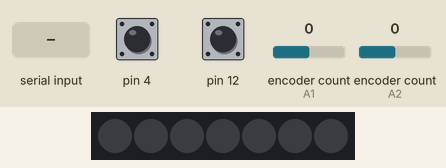
Simulated run of this sketch. Board: Arduino Uno, built with avr-gcc and run on an emulated ATmega328P. Shown: 7 RGB LEDs in strip order, left to right. Inputs (shaded band) come from the test bench; at power-on: encoder count (sensors on A2, A1) 0, pin 4 HIGH, pin 12 HIGH. Dim RGB values are drawn brighter than linear; what the sketch prints to the serial monitor is not drawn.

Above: at 1.2 s.
1.3 s: encoder count (sensor on A2) set to 1
2.8 s: encoder count (sensor on A1) set to 1
4.3 s: encoder count (sensor on A1) set to 0
5.8 s: "90,45\n" received over Serial
At 7.1 s:
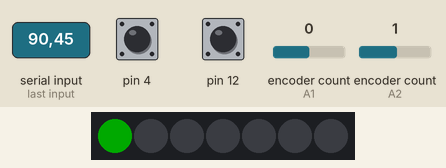
8.3 s: "30,150\n" received over Serial
At 9.4 s:
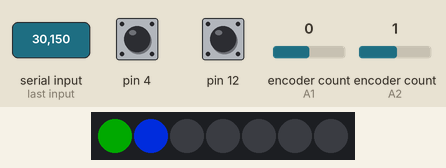
9.8 s: "90,45\n" received over Serial
At 10.5 s:
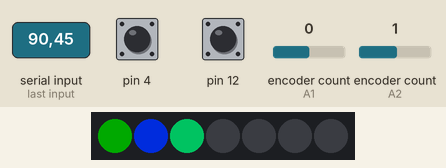
Timing chart, 0 to 12.3 s (numbered marks = the images above; inputs shaded):
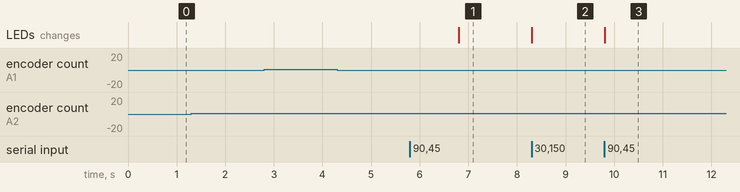

The sketch:

RadioPanel.ino
```cpp
//
// Internet Radio Panel
//

#include <Adafruit_NeoPixel.h>
#include <ClickEncoder.h>
#include <TimerOne.h>

#define PIX_PIN 3
#define PIN_COUNT 7
Adafruit_NeoPixel strip = Adafruit_NeoPixel(PIN_COUNT, PIX_PIN, NEO_GRB + NEO_KHZ800);
int panelLights[7][3];

// Serial buffer size
#define BUFFSIZE 32
String inputString;
bool stringComplete=0;

// Rotary encoders for volume and channel
ClickEncoder *station;
ClickEncoder *volume;
int16_t lastVol, currentVol;
int16_t lastCh, currentCh;

// Setup interrupts for encoders
void timerIsr() {
  station->service();
  volume->service();
}

//
// SETUP
//
void setup() {
  // Neopixel Strip Setup
  strip.begin();
  strip.show(); // Initialize all pixels to 'off'

  // For debugging via Serial Monitor
  Serial.begin(9600);

  // Create both rotary encoders
  station = new ClickEncoder(A1, A0, 4, 4);
  volume = new ClickEncoder(A2, A3, 12, 4);
  Timer1.initialize(1000);
  Timer1.attachInterrupt(timerIsr);

  // Initial values of globals
  lastCh = -1;
  lastVol = -1;

} // void setup()

//
// LOOP
//
void loop() {

  //
  // Pi I/O - Or.. Pi/O?
  //
  while(Serial.available() > 0) {

    for(int x=0 ; x < 7 ; x++) {
      for(int y=0 ; y < 3 ; y++) {
        int val = Serial.parseInt();
        panelLights[x][y] = val;
        Serial.print("Setting [");
        Serial.print(x);
        Serial.print("][");
        Serial.print(y);
        Serial.print("] to ");
        Serial.print(val, DEC);
        Serial.println();
      }
      strip.setPixelColor(x, strip.Color(panelLights[x][0], panelLights[x][1], panelLights[x][2]));
      strip.show();
    }

    if(Serial.read() == '\n') {
      for(int a=0 ; a < strip.numPixels() ; a++) {
        Serial.print("Setting ");
        Serial.print(a);
        Serial.print(" to ");
        Serial.print(panelLights[a][0], DEC);
        Serial.print(" ");
        Serial.print(panelLights[a][1], DEC);
        Serial.print(" ");
        Serial.print(panelLights[a][2], DEC);
        Serial.print(" ");
        //Serial.print(strip.Color(panelLights[a][0], panelLights[a][1], panelLights[a][2]), HEX);
        Serial.println();
        strip.setPixelColor(a, strip.Color(panelLights[a][0], panelLights[a][1], panelLights[a][2]));
      }
      strip.show();
    } // if carriage return
  } // if serial available

  //
  // Transmit Volume
  //
  currentVol += volume->getValue();
  if (currentVol != lastVol) {
    char volVector;
    if(currentVol > lastVol) {
      volVector = 'V';
    } else {
      volVector = 'v';
    }
    lastVol = currentVol;
    Serial.print(volVector);
  }

  //
  // Send Station
  //
  currentCh += station->getValue();
  if (currentCh != lastCh) {
    char vector;
    if(currentCh > lastCh) {
      vector = 'C';
    } else {
      vector = 'c';
    }
    lastCh = currentCh;
    Serial.print(vector);
  } // if channel change


} // Loop

//
// Process input
//
void serialEvent() {
  while (Serial.available()) {
    int inChar = (char)Serial.read();
    // add it to the inputString:
    inputString += inChar;
    // if the incoming character is a newline, set a flag
    // so the main loop can do something about it:
    if (inChar == '\n') {
      stringComplete = true;
    }
  }
}
```

Measured:
- after the input at 1.3 s, every drawn part: stays the same
- after the input at 2.8 s, every drawn part: stays the same
- after the input at 4.3 s, every drawn part: stays the same
- after the input at 5.8 s, the LEDs: change after 1.0 s (image 1)
- after the input at 8.3 s, the LEDs: change at once (image 2)
- after the input at 9.8 s, the LEDs: change at once (image 3)
